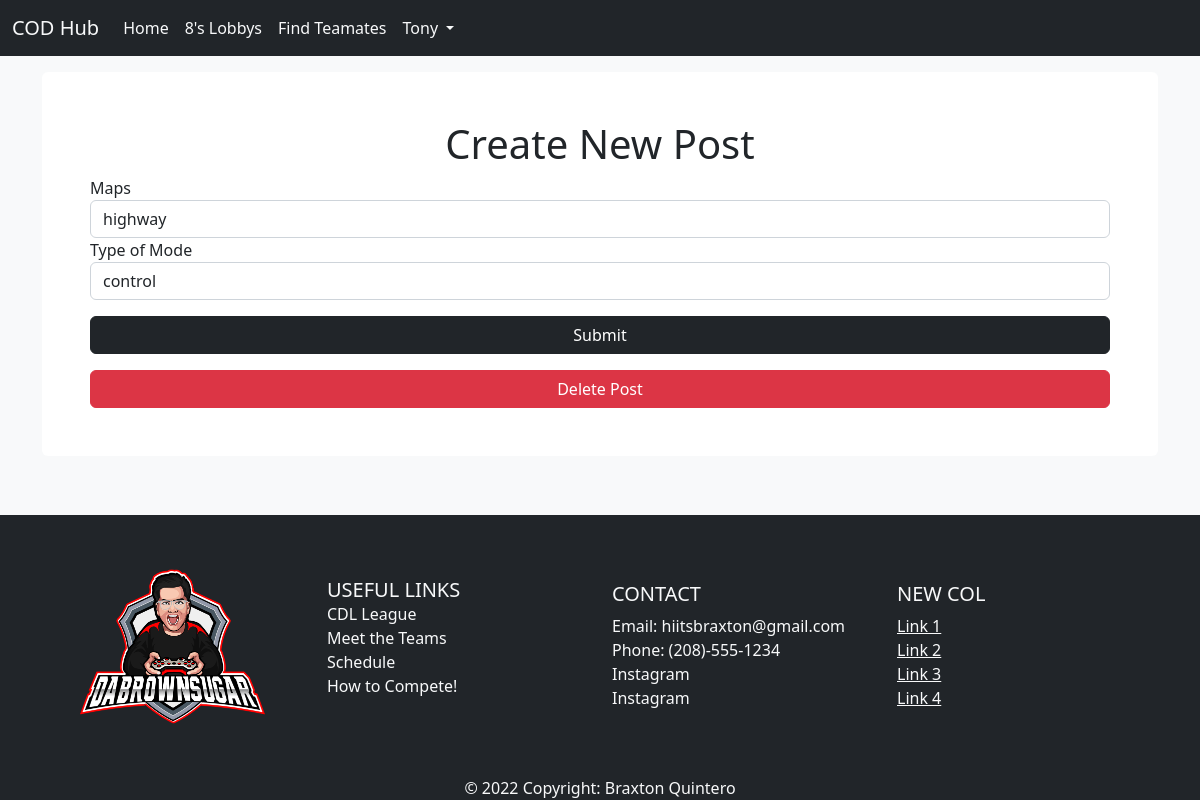
/edit_match/3/edit (signed in), run on the app's committed database.
### app/models.py (models this page shows, shortened)
class User(db.Model, UserMixin):
    id = db.Column(db.Integer, primary_key=True)
    email = db.Column(db.String(50), nullable=False, unique=True)
    username = db.Column(db.String(50), nullable=False, unique=True)
    password = db.Column(db.String(256), nullable=False)
    date_created = db.Column(db.DateTime, nullable=False, default=datetime.utcnow)

class Matches(db.Model):
    id = db.Column(db.Integer, primary_key=True)
    modes = db.Column(db.String(50), nullable=False)
    maps = db.Column(db.String(255), nullable=False)
    date_created = db.Column(db.DateTime, nullable=False, default=datetime.utcnow)
    user_id = db.Column(db.Integer, db.ForeignKey('user.id'))

### app/routes.py (the view)
@app.route('/edit_match/<match_id>/edit', methods=['GET', 'POST'])
@login_required
def edit_match(match_id):
    match = Matches.query.get(match_id)
    if not match:
        flash(f"Match with id #{match_id} does not exist", "warning")
        return redirect(url_for('index'))
    if match.user_id != current_user.id:
        flash('You do not have permission to edit this post', 'danger')
        return redirect(url_for('index'))
    form = MatchForm()
    if form.validate_on_submit():
        new_maps = form.maps.data
        new_modes = form.modes.data
        match.update(maps=new_maps, modes=new_modes)
        flash(f"{match_id} has been updated", "success")
        return redirect(url_for('eights', match_id=match.id))
    return render_template('edit_match.html', match=match, form=form)

### app/forms.py
class MatchForm(FlaskForm):
    modes = StringField('Type of Mode', validators=[DataRequired()])
    maps = StringField('Maps', validators=[DataRequired()])
    submit = SubmitField()

### app/models.py (called while the page is built)
@login.user_loader
def load_user(user_id):
    return User.query.get(user_id)

### app/templates/edit_match.html (shortened to what this page needs)
{% extends 'base.html' %}
{% block content %}
<div class="bg-white p-5 rounded mt-3">
    <form action="" method="POST">
        <h1 class="text-center">Create New Post</h1>
        {{ form.maps.label }}
        {{ form.maps(class='form-control', value=match.maps) }}
        {{ form.modes.label }}
        {{ form.modes(class='form-control', value=match.modes) }}
        {{ form.submit(class='btn btn-dark w-100 mt-3') }}
    </form>
    <button type="button" class="btn btn-danger w-100 mt-3" data-bs-toggle="modal" data-bs-target="#deletePostModal">
        Delete Post
    </button>
    </div>
{% endblock content %}

### app/templates/navbar.html (shortened to what this page needs)
  <nav class="navbar navbar-expand-lg bg-dark">
    <div class="container-fluid">
      <a class="navbar-brand text-light">COD Hub</a>
      <div class="collapse navbar-collapse justify-content-start" id="navbarNavDropdown">
        <ul class="navbar-nav">
          <li class="nav-item">
            <a class="nav-link active text-light" aria-current="page" href="{{ url_for('index') }}">Home</a>
          </li>
          {% if current_user.is_authenticated %}
          <li class="nav-item">
            <a class="nav-link active text-light" aria-current="page" href="{{ url_for('eights') }}">8's Lobbys</a>
          </li>
          <li class="nav-item">
            <a class="nav-link active text-light" aria-current="page" href="{{ url_for('teamates') }}">Find Teamates</a>
          </li>
          <li class="nav-item dropdown text-light">
            <a class="nav-link active dropdown-toggle text-light" href="#" role="button" data-bs-toggle="dropdown" aria-expanded="false">
              {{ current_user.username }}
            </a>
          </li>
          {% endif %}
        </ul>
      </div>
    </div>
  </nav>

### data on the page
User: username "Tony"
Matches: maps "highway", modes "control"
